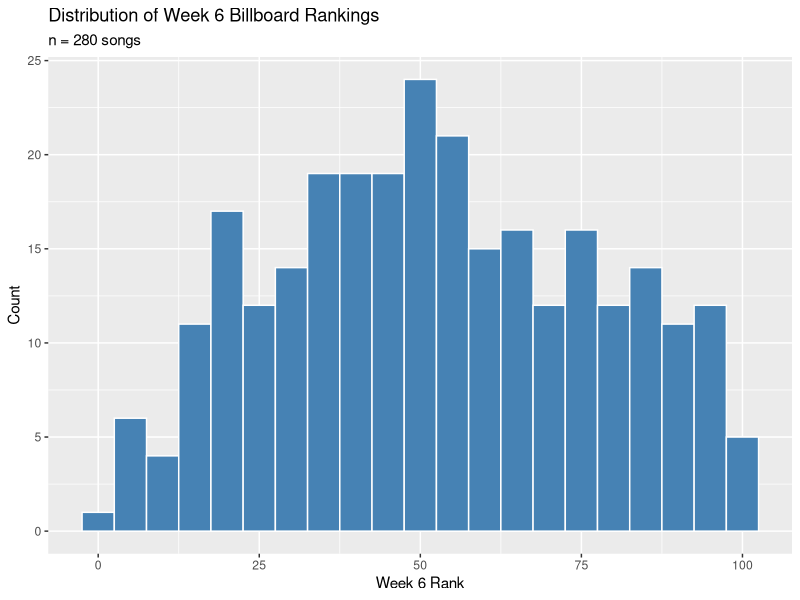
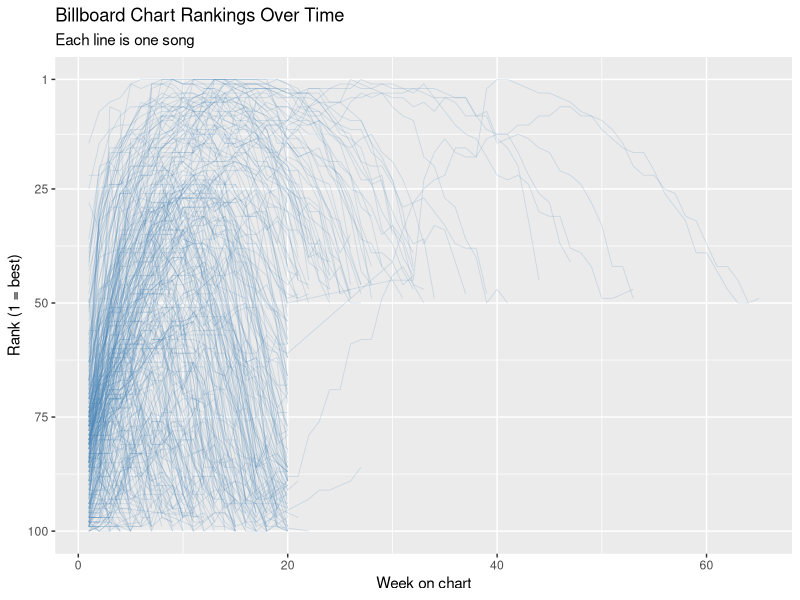
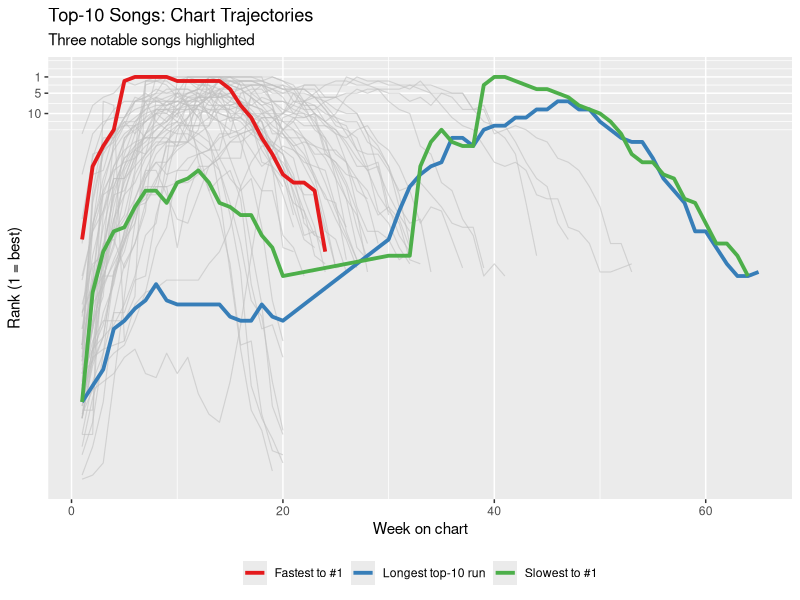

Here is the R script that generated these plots, in order:
## ---- chunk 1
#| message: false
library(tidyverse)
## ---- chunk 2
billboard |> select(artist, track, date.entered, wk1:wk4)
## ---- chunk 3
billboard |> summarize(
  earliest = min(date.entered),
  latest   = max(date.entered),
  range    = latest - earliest
)
## ---- chunk 4
n <- sum(!is.na(billboard$wk6))

billboard |>
  ggplot(aes(x = wk6)) +
  geom_histogram(binwidth = 5, fill = "steelblue", color = "white") +
  labs(
    title = "Distribution of Week 6 Billboard Rankings",
    subtitle = paste("n =", n, "songs"),
    x = "Week 6 Rank",
    y = "Count"
  )
## ---- chunk 5
billboard |>
  select(wk1, wk4, wk10, wk20, wk40, wk76) |>
  pivot_longer(
    everything(),
    names_to  = "week",
    values_to = "rank"
  ) |>
  mutate(week = factor(week, levels = c("wk1", "wk4", "wk10", "wk20", "wk40", "wk76"))) |>
  group_by(week) |>
  summarize(
    present = sum(!is.na(rank)),
    missing = sum(is.na(rank))
  )
## ---- chunk 6
billboard |>
  pivot_longer(
    starts_with("wk"),
    names_to      = "week",
    names_prefix  = "wk",
    names_transform = list(week = as.integer),
    values_to     = "rank"
  ) |>
  arrange(artist, track, week) |>
  group_by(artist, track) |>
  summarize(
    re_entered = any(is.na(rank) & !is.na(lead(rank))),
    .groups = "drop"
  ) |>
  count(re_entered)
## ---- chunk 7
wk1_wk6 <- billboard |>
  select(artist, track, wk1, wk6) |>
  mutate(
    change = wk6 - wk1,
    status = case_when(
      is.na(wk6)  ~ "missing by wk6",
      change < 0  ~ "improved",
      change == 0 ~ "same",
      change > 0  ~ "worse"
    )
  )

wk1_wk6 |> count(status)

wk1_wk6 |>
  filter(!is.na(change)) |>
  summarize(median_change = median(change))
## ---- chunk 8
#| cache: true
billboard |>
  pivot_longer(
    starts_with("wk"),
    names_to      = "week",
    names_prefix  = "wk",
    names_transform = list(week = as.integer),
    values_to     = "rank",
    values_drop_na = TRUE
  ) |>
  ggplot(aes(x = week, y = rank, group = paste(artist, track))) +
  geom_line(alpha = 0.2, linewidth = 0.3, color = "steelblue") +
  scale_y_reverse(breaks = c(1, 25, 50, 75, 100)) +
  labs(
    title = "Billboard Chart Rankings Over Time",
    subtitle = "Each line is one song",
    x = "Week on chart",
    y = "Rank (1 = best)"
  )
## ---- chunk 9
song_summary <- billboard |>
  pivot_longer(
    starts_with("wk"),
    names_to        = "week",
    names_prefix    = "wk",
    names_transform = list(week = as.integer),
    values_to       = "rank",
    values_drop_na  = TRUE
  ) |>
  group_by(artist, track) |>
  summarize(
    first_rank      = rank[week == min(week)],
    best_rank       = min(rank),
    best_rank_week  = min(week[rank == min(rank)]),
    total_weeks     = n(),
    .groups = "drop"
  )

song_summary

# Fastest song to reach #1
song_summary |>
  filter(best_rank == 1) |>
  slice_min(best_rank_week, n = 1) |>
  select(artist, track, best_rank_week, total_weeks)

# Slowest song to reach #1
song_summary |>
  filter(best_rank == 1) |>
  slice_max(best_rank_week, n = 1) |>
  select(artist, track, best_rank_week, total_weeks)

# Top-10 song with the longest chart run
song_summary |>
  filter(best_rank <= 10) |>
  slice_max(total_weeks, n = 1) |>
  select(artist, track, best_rank, best_rank_week, total_weeks)
## ---- chunk 10
#| cache: true
# Identify the three notable songs with labels
notable <- bind_rows(
  song_summary |> filter(best_rank == 1) |> slice_min(best_rank_week, n = 1) |> mutate(label = "Fastest to #1"),
  song_summary |> filter(best_rank == 1) |> slice_max(best_rank_week, n = 1) |> mutate(label = "Slowest to #1"),
  song_summary |> filter(best_rank <= 10) |> slice_max(total_weeks,    n = 1) |> mutate(label = "Longest top-10 run")
) |>
  select(artist, track, label)

# Long-format data for all top-10 songs
top10_long <- billboard |>
  pivot_longer(
    starts_with("wk"),
    names_to        = "week",
    names_prefix    = "wk",
    names_transform = list(week = as.integer),
    values_to       = "rank",
    values_drop_na  = TRUE
  ) |>
  semi_join(song_summary |> filter(best_rank <= 10), by = c("artist", "track"))

notable_long <- top10_long |>
  inner_join(notable, by = c("artist", "track"))

ggplot() +
  geom_line(
    data = top10_long,
    aes(x = week, y = rank, group = paste(artist, track)),
    color = "gray75", linewidth = 0.4, alpha = 0.6
  ) +
  geom_line(
    data = notable_long,
    aes(x = week, y = rank, color = label, group = paste(artist, track)),
    linewidth = 1.3
  ) +
  scale_y_reverse(breaks = c(1, 5, 10)) +
  scale_color_brewer(palette = "Set1", name = NULL) +
  labs(
    title    = "Top-10 Songs: Chart Trajectories",
    subtitle = "Three notable songs highlighted",
    x        = "Week on chart",
    y        = "Rank (1 = best)"
  ) +
  theme(legend.position = "bottom")
